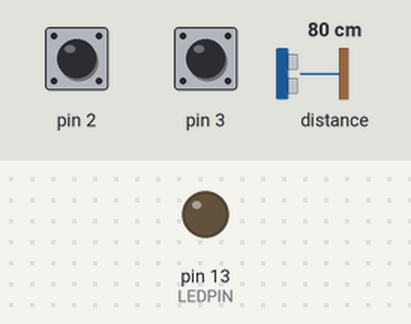
Simulated run of this sketch. Board: Arduino Leonardo, built with avr-gcc and run on an emulated ATmega32U4. Parts: output pins drawn as LEDs (lit = HIGH). The inputs (shaded band) are chosen by the test bench; at power-on: distance to the obstacle 80 cm, pin 2 HIGH, pin 3 HIGH. USB keyboard and mouse output is not drawn; what the sketch prints to the serial monitor is not drawn.

Above: at 3.7 s.
3.8 s: distance to the obstacle set to 65 cm
5.7 s: distance to the obstacle set to 57 cm
At 7.0 s:
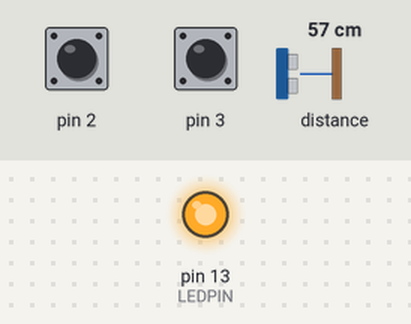
8.1 s: distance to the obstacle set to 60 cm
At 9.8 s:
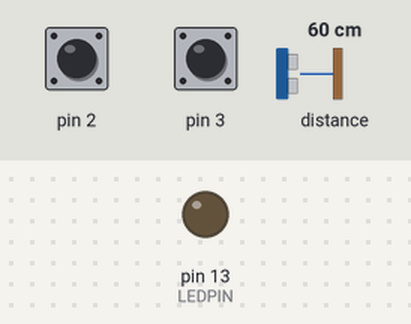
10.2 s: distance to the obstacle set to 2 cm
At 11.3 s:
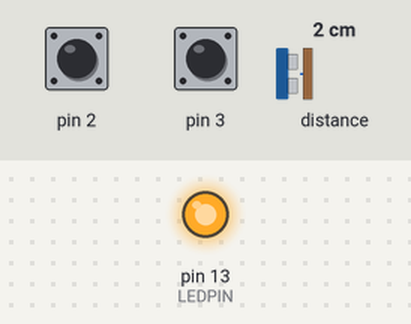
Timing chart, 0 to 13.2 s (numbered marks = the images above; inputs shaded):
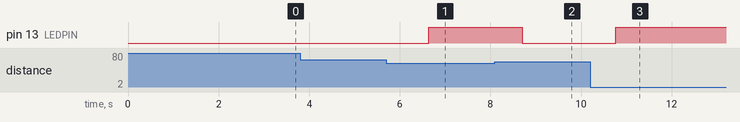

Measured:
- the behaviour switches between 60 and 59 cm on distance to the obstacle (found by bisection; images 0 and 1)
- after the input at 3.8 s, every drawn part: stays the same
- after the input at 5.7 s, pin 13 (LEDPIN): LOW → HIGH after 0.93 s
- after the input at 8.1 s, pin 13 (LEDPIN): HIGH → LOW after 0.60 s
- after the input at 10.2 s, pin 13 (LEDPIN): LOW → HIGH after 0.57 s

The sketch:

avoidscreenlock.ino
```cpp
#include <Wire.h>
#include <Mouse.h>
// https://github.com/pololu/vl53l0x-arduino
#include <VL53L0X.h>
// https://github.com/SofaPirate/Chrono
#include <Chrono.h>
// http://www.forward.com.au/pfod/ArduinoProgramming/I2C_ClearBus/index.html
#include "I2C_ClearBus.h"

#define DEBUG 1

VL53L0X sensor;
boolean badSensor = false;

const int LEDPIN = 13;
// PCスクリーンロック回避のために定期的にマウスを動かす
Chrono mouseTimer(Chrono::SECONDS);
// 離席かどうかのしきい値
const uint16_t AWAYTHRESHOLD = 600; // [mm]
// マウスを動かす間隔の間で、連続3回以上の在席の検知があったか
boolean wasActive = true;
// 在席の検知が連続何回あったか
int16_t nactives = 0;

bool clear_i2c()
{
    int rtn = I2C_ClearBus();
    if (rtn != 0) {
#if DEBUG
        Serial.println(F("I2C bus error. Could not clear"));
        if (rtn == 1) {
            Serial.println(F("SCL clock line held low"));
        } else if (rtn == 2) {
            Serial.println(F("SCL clock line held low by slave clock stretch"));
        } else if (rtn == 3) {
            Serial.println(F("SDA data line held low"));
        }
#endif
        return false;
    } else { // bus clear
        // re-enable Wire
        // now can start Wire Arduino master
        Wire.begin();
    }
    return true;
}

bool reset_sensor()
{
    if (!clear_i2c()) {
        return false;
    }
    sensor.setTimeout(500);
    if (!sensor.init()) {
#if DEBUG
        Serial.println("Failed to detect and initialize sensor!");
#endif
        return false;
    }
    sensor.startContinuous(1000);
    return true;
}

void setup()
{
#if DEBUG
    Serial.begin(9600);
#endif
    Mouse.begin();
    pinMode(LEDPIN, OUTPUT);
    if (!reset_sensor()) {
        badSensor = true;
        return;
    }
#if DEBUG
    Serial.println("starting");
#endif
}

void loop()
{
    delay(1000);

    if (badSensor) {
        digitalWrite(LEDPIN, HIGH); // led on
        delay(2000);
        digitalWrite(LEDPIN, LOW); // led off
        return;
    }

    if (mouseTimer.hasPassed(9 * 60, true)) { // 9 [min]
        if (wasActive) {
            wasActive = false;
            Mouse.move(1, 0, 0);
#if DEBUG
            Serial.print("M");
#endif
        } else {
#if DEBUG
            Serial.print(".");
#endif
        }
#if DEBUG > 1
        Serial.println();
#endif
    }

    uint16_t mm = sensor.readRangeContinuousMillimeters();
    if (!sensor.timeoutOccurred()) {
        boolean isActive = (mm < AWAYTHRESHOLD);
        if (isActive) {
            digitalWrite(LEDPIN, HIGH); // led on
            nactives++;
            if (nactives >= 3) {
                wasActive = true; // 3回以上連続したactiveがあった
            }
        } else {
            digitalWrite(LEDPIN, LOW); // led off
            nactives = 0;
        }
#if DEBUG > 1
        Serial.print(mm);
        Serial.print(" ");
#endif
    } else {
#if DEBUG
        Serial.print("T");
#endif
        if (!reset_sensor()) {
            badSensor = true;
        }
    }
}
```

I2C_ClearBus.h
```cpp
/**
 * I2C_ClearBus
 * (http://www.forward.com.au/pfod/ArduinoProgramming/I2C_ClearBus/index.html)
 * (c)2014 Forward Computing and Control Pty. Ltd.
 * NSW Australia, www.forward.com.au
 * This code may be freely used for both private and commerical use
 */

#include <Wire.h>

/**
 * This routine turns off the I2C bus and clears it
 * on return SCA and SCL pins are tri-state inputs.
 * You need to call Wire.begin() after this to re-enable I2C
 * This routine does NOT use the Wire library at all.
 *
 * returns 0 if bus cleared
 *         1 if SCL held low.
 *         2 if SDA held low by slave clock stretch for > 2sec
 *         3 if SDA held low after 20 clocks.
 */
int I2C_ClearBus() {
#if defined(TWCR) && defined(TWEN)
  TWCR &= ~(_BV(TWEN)); //Disable the Atmel 2-Wire interface so we can control the SDA and SCL pins directly
#endif
  pinMode(SDA, INPUT_PULLUP); // Make SDA (data) and SCL (clock) pins Inputs with pullup.
  pinMode(SCL, INPUT_PULLUP);

  delay(2500);  // Wait 2.5 secs. This is strictly only necessary on the first power
  // up of the DS3231 module to allow it to initialize properly,
  // but is also assists in reliable programming of FioV3 boards as it gives the
  // IDE a chance to start uploaded the program
  // before existing sketch confuses the IDE by sending Serial data.

  boolean SCL_LOW = (digitalRead(SCL) == LOW); // Check is SCL is Low.
  if (SCL_LOW) { //If it is held low Arduno cannot become the I2C master.
    return 1; //I2C bus error. Could not clear SCL clock line held low
  }

  boolean SDA_LOW = (digitalRead(SDA) == LOW);  // vi. Check SDA input.
  int clockCount = 20; // > 2x9 clock

  while (SDA_LOW && (clockCount > 0)) { //  vii. If SDA is Low,
    clockCount--;
  // Note: I2C bus is open collector so do NOT drive SCL or SDA high.
    pinMode(SCL, INPUT); // release SCL pullup so that when made output it will be LOW
    pinMode(SCL, OUTPUT); // then clock SCL Low
    delayMicroseconds(10); //  for >5uS
    pinMode(SCL, INPUT); // release SCL LOW
    pinMode(SCL, INPUT_PULLUP); // turn on pullup resistors again
    // do not force high as slave may be holding it low for clock stretching.
    delayMicroseconds(10); //  for >5uS
    // The >5uS is so that even the slowest I2C devices are handled.
    SCL_LOW = (digitalRead(SCL) == LOW); // Check if SCL is Low.
    int counter = 20;
    while (SCL_LOW && (counter > 0)) {  //  loop waiting for SCL to become High only wait 2sec.
      counter--;
      delay(100);
      SCL_LOW = (digitalRead(SCL) == LOW);
    }
    if (SCL_LOW) { // still low after 2 sec error
      return 2; // I2C bus error. Could not clear. SCL clock line held low by slave clock stretch for >2sec
    }
    SDA_LOW = (digitalRead(SDA) == LOW); //   and check SDA input again and loop
  }
  if (SDA_LOW) { // still low
    return 3; // I2C bus error. Could not clear. SDA data line held low
  }

  // else pull SDA line low for Start or Repeated Start
  pinMode(SDA, INPUT); // remove pullup.
  pinMode(SDA, OUTPUT);  // and then make it LOW i.e. send an I2C Start or Repeated start control.
  // When there is only one I2C master a Start or Repeat Start has the same function as a Stop and clears the bus.
  /// A Repeat Start is a Start occurring after a Start with no intervening Stop.
  delayMicroseconds(10); // wait >5uS
  pinMode(SDA, INPUT); // remove output low
  pinMode(SDA, INPUT_PULLUP); // and make SDA high i.e. send I2C STOP control.
  delayMicroseconds(10); // x. wait >5uS
  pinMode(SDA, INPUT); // and reset pins as tri-state inputs which is the default state on reset
  pinMode(SCL, INPUT);
  return 0; // all ok
}

#if 0
void setup() {
  // put your setup code here, to run once:
  Serial.begin(9600);

  int rtn = I2C_ClearBus(); // clear the I2C bus first before calling Wire.begin()
  if (rtn != 0) {
    Serial.println(F("I2C bus error. Could not clear"));
    if (rtn == 1) {
      Serial.println(F("SCL clock line held low"));
    } else if (rtn == 2) {
      Serial.println(F("SCL clock line held low by slave clock stretch"));
    } else if (rtn == 3) {
      Serial.println(F("SDA data line held low"));
    }
  } else { // bus clear
    // re-enable Wire
    // now can start Wire Arduino master
    Wire.begin();
  }
  Serial.println("setup finished");
}

void loop() {
  // put your main code here, to run repeatedly:
  // do Wire RTC stuff here.
}
#endif
```
